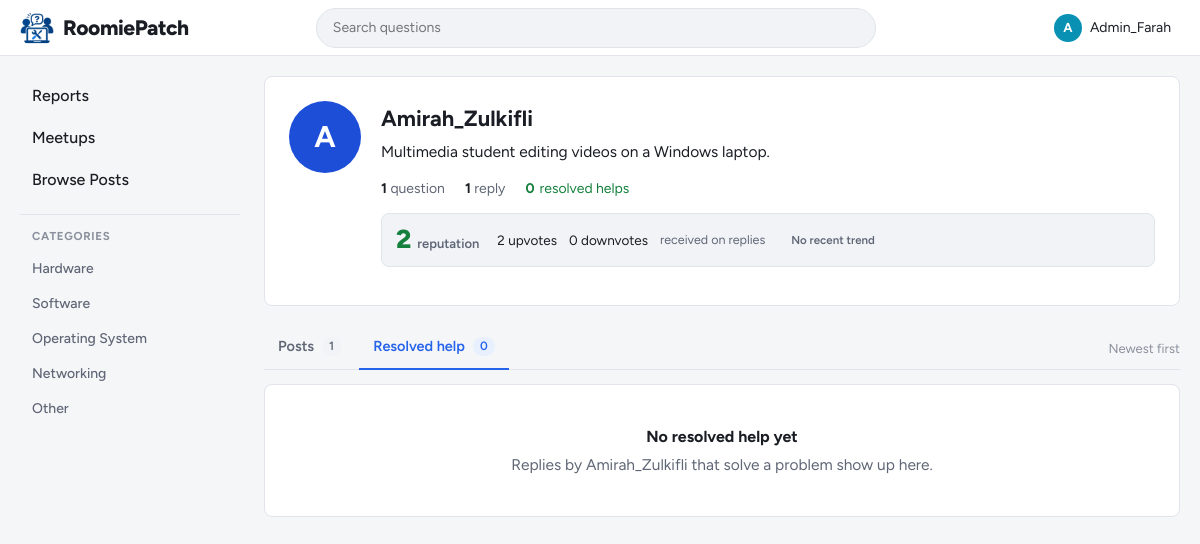
The page /student/profile.php?id=12&tab=help (signed in) on the database its author committed.
### tables this page shows
CREATE TABLE categories (
    category_id   INT AUTO_INCREMENT PRIMARY KEY,
    category_name VARCHAR(50) NOT NULL UNIQUE
);

CREATE TABLE users (
    user_id   INT AUTO_INCREMENT PRIMARY KEY,
    username  VARCHAR(50)  NOT NULL UNIQUE,
    login_id  VARCHAR(20)  NOT NULL UNIQUE,       
    password  VARCHAR(255) NOT NULL,              
    role      ENUM('student', 'admin') NOT NULL DEFAULT 'student',
     
     
    reputation INT NOT NULL DEFAULT 0,
    bio       TEXT NULL
);

### student/profile.php (the view, shortened to what this page needs)
<?php
require_once '../config/db.php';
$my_id = (int) $_SESSION['user_id'];
$profile_id = (int) get_text('id');
$tab = get_text('tab') === 'help' ? 'help' : 'posts';
$stmt = $conn->prepare('SELECT user_id, username, bio FROM users WHERE user_id = ? AND role = "student"');
$stmt->bind_param('i', $profile_id);
$stmt->execute();
$profile = $stmt->get_result()->fetch_assoc();
$is_me = $profile && (int) $profile['user_id'] === $my_id;
$stmt = $conn->prepare('SELECT COUNT(*) AS total FROM posts WHERE user_id = ?');
$stmt->bind_param('i', $profile_id);
$stmt->execute();
$post_count = (int) $stmt->get_result()->fetch_assoc()['total'];
$stmt = $conn->prepare('SELECT COUNT(*) AS total FROM replies WHERE user_id = ?');
$stmt->bind_param('i', $profile_id);
$stmt->execute();
$reply_count = (int) $stmt->get_result()->fetch_assoc()['total'];
$stmt = $conn->prepare('SELECT COUNT(*) AS total FROM replies WHERE user_id = ? AND is_resolved = 1');
$stmt->bind_param('i', $profile_id);
$stmt->execute();
$help_count = (int) $stmt->get_result()->fetch_assoc()['total'];
$rep_info = get_reputation_info($conn, [$profile_id]);
$rep = $rep_info[$profile_id];
$stmt = $conn->prepare("SELECT COALESCE(SUM(v.vote_type = 'upvote'), 0) AS ups, COALESCE(SUM(v.vote_type = 'downvote'), 0) AS downs
                        FROM reply_votes v JOIN replies r ON r.reply_id = v.reply_id WHERE r.user_id = ?");
$stmt->bind_param('i', $profile_id);
$stmt->execute();
$vote_totals = $stmt->get_result()->fetch_assoc();
if ($tab === 'help') {
    $stmt = $conn->prepare(POST_LIST_SQL . '
        WHERE p.post_id IN (SELECT post_id FROM replies WHERE user_id = ? AND is_resolved = 1)
        ORDER BY p.created_at DESC');
} else {
    $stmt = $conn->prepare(POST_LIST_SQL . ' WHERE p.user_id = ? ORDER BY p.created_at DESC');
}
$stmt->bind_param('i', $profile_id);
$stmt->execute();
$posts = $stmt->get_result();
$active = $is_me ? 'profile' : '';
include '../includes/header.php';
$base = 'profile.php?id=' . $profile_id;
?>
<main class="content">
    <section class="profile-card">
        <?= avatar($profile['username'], 'lg') ?>
        <div class="profile-info">
            <h1><?= e($profile['username']) ?><?php if ($is_me): ?> <span class="author-tag">You</span><?php endif; ?></h1>
            <?php if ($profile['bio'] !== null && trim($profile['bio']) !== ''): ?>
                <p class="profile-bio"><?= nl2br(e($profile['bio'])) ?></p>
            <?php else: ?>
                <p class="profile-bio muted"><?= $is_me ? 'You have not written a bio yet.' : 'No bio yet.' ?></p>
            <?php endif; ?>
            <ul class="profile-stats">
                <li><strong><?= $post_count ?></strong> <?= $post_count === 1 ? 'question' : 'questions' ?></li>
                <li><strong><?= $reply_count ?></strong> <?= $reply_count === 1 ? 'reply' : 'replies' ?></li>
                <li class="stat-help"><?= icon('check', 16) ?><strong><?= $help_count ?></strong> resolved <?= $help_count === 1 ? 'help' : 'helps' ?></li>
            </ul>
            <div class="profile-rep">
                <div class="profile-rep-score<?= $rep['reputation'] < 0 ? ' negative' : '' ?>">
                    <span class="profile-rep-number"><?= (int) $rep['reputation'] ?></span>
                    <span class="profile-rep-word">reputation</span>
                </div>
                <div class="profile-rep-detail">
                    <span><?= icon('arrow-up', 15) ?><?= (int) $vote_totals['ups'] ?> upvotes</span>
                    <span><?= icon('arrow-down', 15) ?><?= (int) $vote_totals['downs'] ?> downvotes</span>
                    <span class="muted">received on replies</span>
                </div>
                <?php if ($rep['status'] === 'helpful'): ?>
                    <span class="rep-status helpful">Recently Helpful</span>
                <?php elseif ($rep['status'] === 'not_helpful'): ?>
                    <span class="rep-status not-helpful">Recently Not Helpful</span>
                <?php else: ?>
                    <span class="rep-status neutral" title="Fewer than <?= REP_RECENT_MIN_VOTES ?> recent votes, or mixed feedback">No recent trend</span>
                <?php endif; ?>
            </div>
        </div>
    </section>
    <div class="tabs-row">
        <nav class="tabs" aria-label="Profile sections">
            <a class="tab<?= $tab === 'posts' ? ' active' : '' ?>" href="<?= $base ?>" <?= $tab === 'posts' ? 'aria-current="page"' : '' ?>>
                Posts <span class="tab-count"><?= $post_count ?></span>
            </a>
            <a class="tab<?= $tab === 'help' ? ' active' : '' ?>" href="<?= $base ?>&amp;tab=help" <?= $tab === 'help' ? 'aria-current="page"' : '' ?>>
                Resolved help <span class="tab-count"><?= $help_count ?></span>
            </a>
        </nav>
        <span class="sort-label">Newest first</span>
    </div>
    <div class="feed">
        <?php if ($posts->num_rows === 0): ?>
            <div class="empty-state">
                <?php if ($tab === 'help'): ?>
                    <strong>No resolved help yet</strong>
                    <?= $is_me ? 'When your reply solves someone\'s problem, the question shows up here.' : 'Replies by ' . e($profile['username']) . ' that solve a problem show up here.' ?>
                <?php else: ?>
                    <strong>No questions yet</strong>
                    <?= $is_me ? 'Questions you ask will show up here.' : e($profile['username']) . ' has not asked any questions.' ?>
                <?php endif; ?>
            </div>
        <?php else: ?>
            <?php while ($post = $posts->fetch_assoc()): ?>
                <?php include '../includes/post_card.php'; ?>
            <?php endwhile; ?>
        <?php endif; ?>
    </div>
</main>
<?php include '../includes/footer.php'; ?>

### includes/functions.php (shortened to what this page needs)
<?php
function e($text)
{
    return htmlspecialchars((string) $text, ENT_QUOTES, 'UTF-8');
}
function avatar($username, $size = 'md')
{
    $colours = ['#2563eb', '#0891b2', '#4f46e5', '#0d9488', '#7c3aed', '#1d4ed8'];
    $colour = $colours[crc32($username) % count($colours)];
    $letter = strtoupper(mb_substr($username, 0, 1));
    return '<span class="avatar avatar-' . e($size) . '" style="background:' . $colour . '" aria-hidden="true">'
        . e($letter) . '</span>';
}
function get_text($name, $max = 100)
{
    $value = $_GET[$name] ?? '';
    return mb_substr(trim($value), 0, $max);
}
function get_reputation_info($conn, $user_ids)
{
    $user_ids = array_values(array_unique(array_map('intval', $user_ids)));
    $info = [];
    $placeholders = implode(',', array_fill(0, count($user_ids), '?'));
    $types = str_repeat('i', count($user_ids));
    $stmt = $conn->prepare("SELECT user_id, reputation FROM users WHERE user_id IN ($placeholders)");
    $stmt->bind_param($types, ...$user_ids);
    $stmt->execute();
    foreach ($stmt->get_result() as $row) {
        $info[(int) $row['user_id']] = ['reputation' => (int) $row['reputation'], 'status' => null, 'recent_up' => 0, 'recent_down' => 0];
    }
    $days = REP_RECENT_DAYS;
    $stmt = $conn->prepare("
        SELECT r.user_id,
               SUM(v.vote_type = 'upvote')   AS ups,
               SUM(v.vote_type = 'downvote') AS downs
        FROM reply_votes v
        JOIN replies r ON r.reply_id = v.reply_id
        WHERE r.user_id IN ($placeholders) AND v.updated_at >= NOW() - INTERVAL $days DAY
        GROUP BY r.user_id");
    $stmt->bind_param($types, ...$user_ids);
    $stmt->execute();
    foreach ($stmt->get_result() as $row) {
        $uid = (int) $row['user_id'];
        $ups = (int) $row['ups'];
        $downs = (int) $row['downs'];
        $info[$uid]['recent_up'] = $ups;
        $info[$uid]['recent_down'] = $downs;
        $total = $ups + $downs;
    }
    return $info;
}

### includes/sidebar.php (shortened to what this page needs)
<?php
function nav_link($key, $href, $icon_name, $label, $active, $badge = null)
{
    $class = $key === $active ? 'nav-link active' : 'nav-link';
    $current = $key === $active ? ' aria-current="page"' : '';
    $badge_html = '';
    return '<a class="' . $class . '" href="' . BASE_URL . $href . '"' . $current . '>'
        . icon($icon_name) . '<span>' . e($label) . '</span>' . $badge_html . '</a>';
}
?>
<nav class="sidebar" aria-label="Main">
    <?php if ($is_admin): ?>
        <div class="nav-group">
            <?= nav_link('reports', 'admin/dashboard.php', 'flag', 'Reports', $active) ?>
            <?= nav_link('meetups', 'admin/meetups.php', 'meetup', 'Meetups', $active) ?>
            <?= nav_link('browse', 'student/browse.php', 'list', 'Browse Posts', $active) ?>
        </div>
    <?php endif; ?>
    <div class="nav-group">
        <h2 class="nav-heading">Categories</h2>
        <?php
        $categories = $conn->query('SELECT category_id, category_name FROM categories ORDER BY category_id');
        while ($cat = $categories->fetch_assoc()):
        ?>
            <a class="nav-link nav-link-plain" href="<?= BASE_URL ?>student/browse.php?category=<?= (int) $cat['category_id'] ?>">
                <?= e($cat['category_name']) ?>
            </a>
        <?php endwhile; ?>
    </div>
</nav>

### rows shown on the page
categories: category_name "Hardware"
categories: category_name "Software"
categories: category_name "Operating System"
categories: category_name "Networking"
categories: category_name "Other"
users: username "A", username "Amirah_Zulkifli", bio "Multimedia student editing videos on a Windows laptop."

### other values the page prints
$letter "A"
$_SESSION['username'] "Admin_Farah"
$label "Reports Meetups Browse Posts"
$post_count "1"
$reply_count "1"
$help_count "0"
$rep['reputation'] "2"
$vote_totals['ups'] "2"
$vote_totals['downs'] "0"
